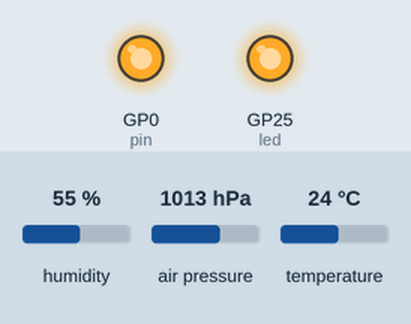
This program was run on a simulated Raspberry Pi Pico running MicroPython. Parts: output pins drawn as LEDs (lit = HIGH). The inputs (shaded band) are chosen by the test bench; at power-on: humidity 55 %, air pressure 1013 hPa, temperature 24 °C.

Above: at 0.1 s.
Timing chart, 0 to 1.6 s (numbered marks = the images above):
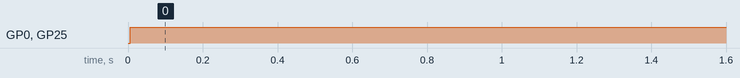

Measured:
- by itself, GP0 (pin), GP25 (led): LOW → HIGH at 0.01 s

The program:

main.py
```python
import machine
from machine import Pin, I2C

import utime
from breakout_bme280 import BreakoutBME280
from pimoroni_i2c import PimoroniI2C
from pimoroni import PICO_EXPLORER_I2C_PINS

# PINS_BREAKOUT_GARDEN = {"sda": 4, "scl": 5}
# PINS_PICO_EXPLORER = {"sda": 20, "scl": 21}

i2c = PimoroniI2C(**PICO_EXPLORER_I2C_PINS)
bme = BreakoutBME280(i2c=i2c, address=0x77)

# Define a GPIO pin
pin = machine.Pin(0, machine.Pin.OUT)

# Define PID parameters
Kp = 1.0
Ki = 0.1
Kd = 0.05
set_point = 50.0

# Initialize integral and previous error
integral = 0.0
prev_error = 0.0
# Define another GPIO pin for the onboard LED
led = machine.Pin(25, machine.Pin.OUT)

# In a loop, read humidity value and use the PID controller to control the GPIO pin
while True:
    temperature, pressure, humidity = bme.read()

    humidity = humidity / 1024  # Convert to percentage

    # Calculate error
    error = set_point - humidity

    # Calculate integral
    integral += error

    # Calculate derivative
    derivative = error - prev_error

    # Calculate output
    output = Kp*error + Ki*integral + Kd*derivative

    # Control the GPIO pin based on the output
    if output > 0:
        pin.high()
        led.on()
    else:
        pin.low()
        led.off()
    # Update previous error
    prev_error = error

    utime.sleep(1)
```
